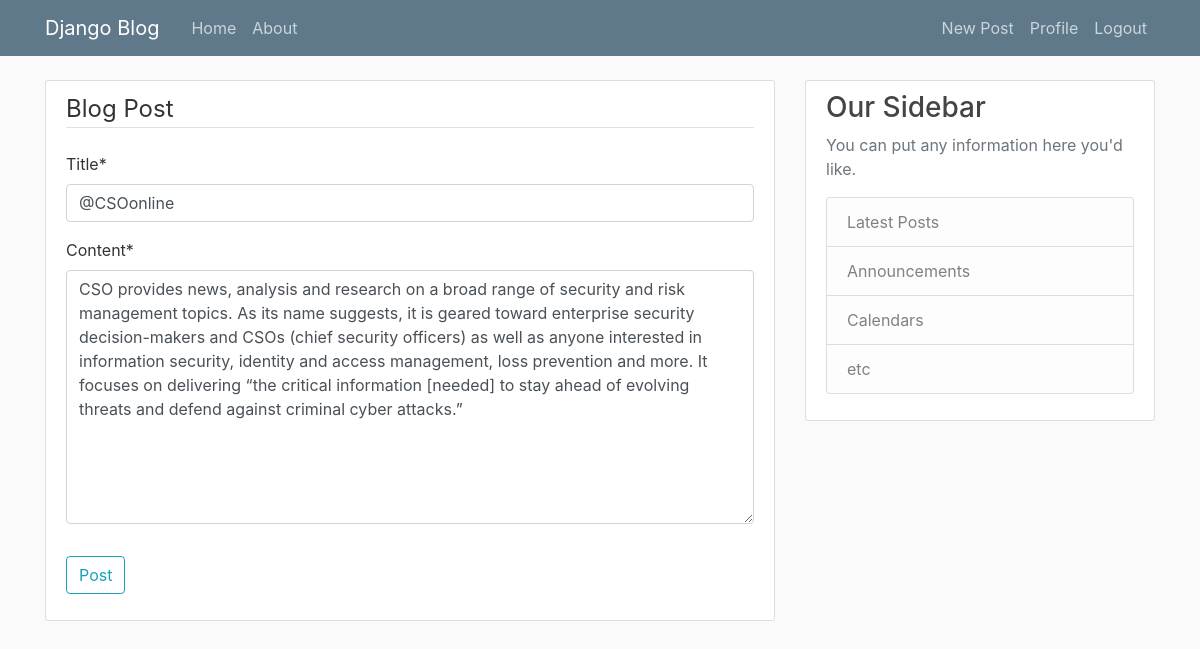
/post/11/update/ (signed in), run on the app's committed database.
### blog/models.py (models this page shows, shortened)
class Post(models.Model):
    title = models.CharField(max_length=100)
    content = models.TextField()
    date_posted = models.DateTimeField(default=timezone.now)
    author = models.ForeignKey(User, on_delete=models.CASCADE)

### blog/views.py (the view, shortened to what this page needs)
# urls.py: path('post/<int:pk>/update/', PostUpdateView.as_view(), name='post-update'),
class PostUpdateView(LoginRequiredMixin, UserPassesTestMixin, UpdateView):
    model = Post
    fields = ['title', 'content']
    def test_func(self):
        post = self.get_object()
        if self.request.user == post.author:
            return True
        return False

### blog/templates/blog/post_form.html (shortened to what this page needs)
{% extends "blog/base.html" %}
{% load crispy_forms_tags %}
{% block content %}
    <div class="content-section">
        <form method="POST">
            <fieldset class="form-group">
                <legend class="border-bottom mb-4">Blog Post</legend>
                {{ form|crispy }}
            </fieldset>
            <div class="form-group">
                <button class="btn btn-outline-info" type="submit">Post</button>
            </div>
        </form>
    </div>
{% endblock content %}

### blog/static/blog/main.css (style rules this page uses)
body { background: #fafafa; color: #333333; margin-top: 5rem; }
.content-section { background: #ffffff; padding: 10px 20px; border: 1px solid #dddddd; border-radius: 3px; margin-bottom: 20px; }

### data on the page
Post: title "@CSOonline", content "CSO provides news, analysis and research on a broad range of security and risk management topics. As its name suggests, it is geared toward enterprise security decision-makers and CSOs (chief security officers) as well as anyone interested in information security, identity and access management, loss prevention and more. It focuses on delivering “the critical information [needed] to stay ahead of evolving threats and defend against criminal cyber attacks.”"
